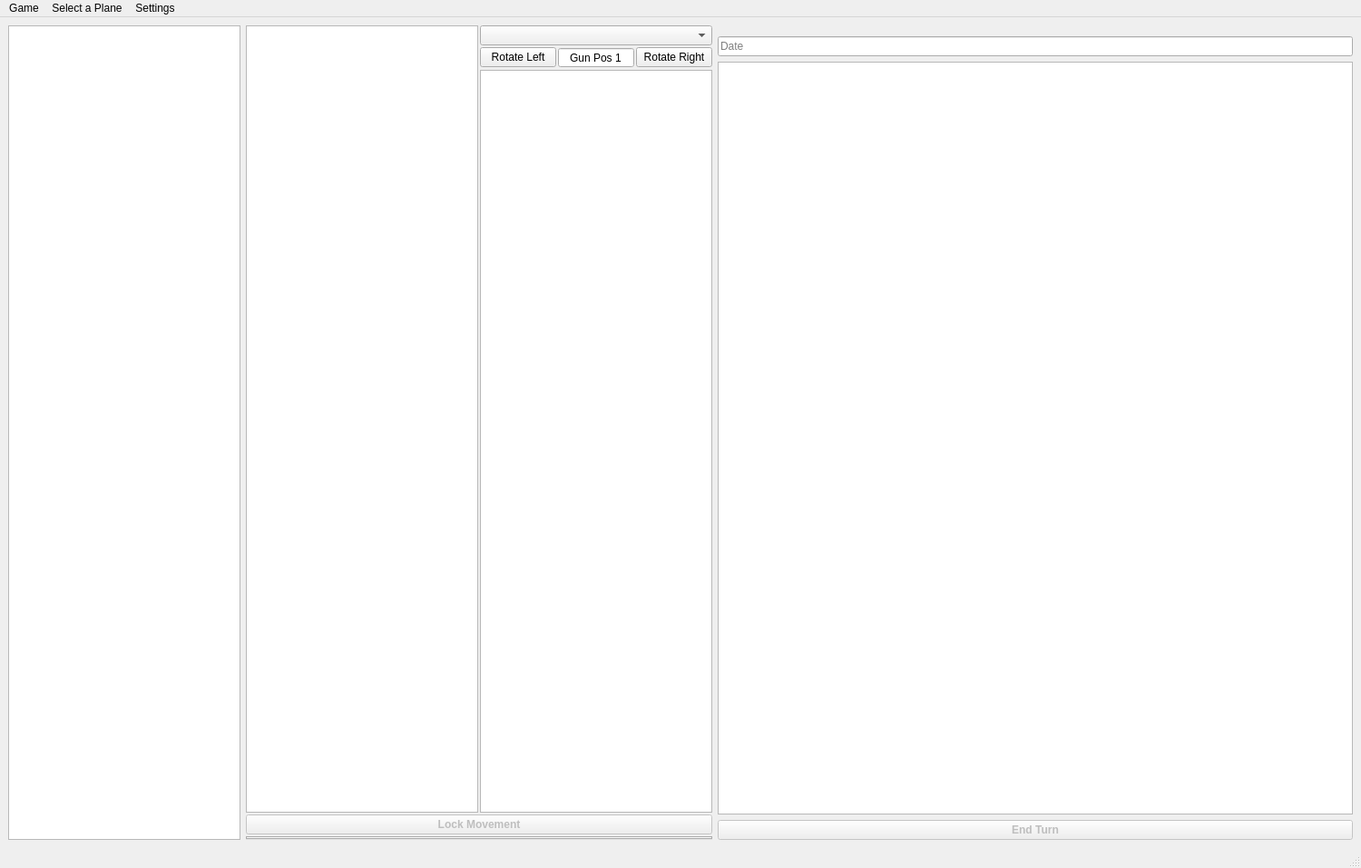
<?xml version="1.0" encoding="UTF-8"?>
<ui version="4.0">
 <class>MainWindow</class>
 <widget class="QMainWindow" name="MainWindow">
  <property name="geometry">
   <rect>
    <x>0</x>
    <y>0</y>
    <width>1500</width>
    <height>957</height>
   </rect>
  </property>
  <property name="windowTitle">
   <string>Canvas Eagles - Aircraft Maneuver Log</string>
  </property>
  <property name="unifiedTitleAndToolBarOnMac">
   <bool>true</bool>
  </property>
  <widget class="QWidget" name="centralwidget">
   <layout class="QGridLayout" name="gridLayout_4" columnstretch="0,0,1">
    <item row="0" column="2">
     <layout class="QGridLayout" name="gridLayout">
      <item row="1" column="1">
       <widget class="PlanePartDamageTracker" name="wing_grp" native="true"/>
      </item>
      <item row="1" column="0">
       <widget class="PlanePartDamageTracker" name="engine_grp" native="true"/>
      </item>
      <item row="2" column="0">
       <widget class="PlanePartDamageTracker" name="fuselage_grp" native="true"/>
      </item>
      <item row="2" column="1">
       <widget class="PlanePartDamageTracker" name="tail_grp" native="true"/>
      </item>
     </layout>
    </item>
    <item row="1" column="2">
     <widget class="QLineEdit" name="date">
      <property name="placeholderText">
       <string>Date</string>
      </property>
     </widget>
    </item>
    <item row="3" column="2">
     <widget class="QPushButton" name="next_turn_btn">
      <property name="enabled">
       <bool>false</bool>
      </property>
      <property name="font">
       <font>
        <weight>75</weight>
        <bold>true</bold>
       </font>
      </property>
      <property name="text">
       <string>End Turn</string>
      </property>
     </widget>
    </item>
    <item row="0" column="1" rowspan="4">
     <layout class="QGridLayout" name="gridLayout_3" rowstretch="1,0,0" columnstretch="0,1">
      <property name="spacing">
       <number>2</number>
      </property>
      <item row="0" column="0">
       <widget class="QGraphicsView" name="alt_control">
        <property name="minimumSize">
         <size>
          <width>192</width>
          <height>0</height>
         </size>
        </property>
        <property name="renderHints">
         <set>QPainter::Antialiasing|QPainter::TextAntialiasing</set>
        </property>
       </widget>
      </item>
      <item row="0" column="1">
       <layout class="QGridLayout" name="gridLayout_2">
        <property name="spacing">
         <number>2</number>
        </property>
        <item row="0" column="0" colspan="3">
         <widget class="QComboBox" name="firing_arc_selection"/>
        </item>
        <item row="1" column="0">
         <widget class="QPushButton" name="rotate_gun_left">
          <property name="text">
           <string>Rotate Left</string>
          </property>
         </widget>
        </item>
        <item row="1" column="1">
         <widget class="QSpinBox" name="gun_pos_spin">
          <property name="frame">
           <bool>true</bool>
          </property>
          <property name="alignment">
           <set>Qt::AlignCenter</set>
          </property>
          <property name="readOnly">
           <bool>true</bool>
          </property>
          <property name="buttonSymbols">
           <enum>QAbstractSpinBox::NoButtons</enum>
          </property>
          <property name="prefix">
           <string>Gun Pos </string>
          </property>
          <property name="minimum">
           <number>1</number>
          </property>
          <property name="maximum">
           <number>6</number>
          </property>
         </widget>
        </item>
        <item row="1" column="2">
         <widget class="QPushButton" name="rotate_gun_right">
          <property name="text">
           <string>Rotate Right</string>
          </property>
         </widget>
        </item>
        <item row="2" column="0" rowspan="2" colspan="3">
         <widget class="QGraphicsView" name="firing_arc_control">
          <property name="renderHints">
           <set>QPainter::Antialiasing|QPainter::TextAntialiasing</set>
          </property>
         </widget>
        </item>
       </layout>
      </item>
      <item row="1" column="0" colspan="2">
       <widget class="QPushButton" name="log_movement_btn">
        <property name="enabled">
         <bool>false</bool>
        </property>
        <property name="font">
         <font>
          <weight>75</weight>
          <bold>true</bold>
         </font>
        </property>
        <property name="text">
         <string>Lock Movement</string>
        </property>
       </widget>
      </item>
      <item row="2" column="0" colspan="2">
       <widget class="QTabWidget" name="crew_tab">
        <property name="enabled">
         <bool>false</bool>
        </property>
        <property name="currentIndex">
         <number>-1</number>
        </property>
       </widget>
      </item>
     </layout>
    </item>
    <item row="0" column="0" rowspan="4">
     <widget class="QGraphicsView" name="graphicsView">
      <property name="renderHints">
       <set>QPainter::Antialiasing|QPainter::TextAntialiasing</set>
      </property>
     </widget>
    </item>
    <item row="2" column="2">
     <widget class="QTreeView" name="turn_log">
      <property name="sizePolicy">
       <sizepolicy hsizetype="Expanding" vsizetype="MinimumExpanding">
        <horstretch>0</horstretch>
        <verstretch>0</verstretch>
       </sizepolicy>
      </property>
      <property name="minimumSize">
       <size>
        <width>400</width>
        <height>0</height>
       </size>
      </property>
      <property name="editTriggers">
       <set>QAbstractItemView::NoEditTriggers</set>
      </property>
      <property name="alternatingRowColors">
       <bool>true</bool>
      </property>
      <property name="selectionMode">
       <enum>QAbstractItemView::SingleSelection</enum>
      </property>
      <property name="rootIsDecorated">
       <bool>false</bool>
      </property>
      <property name="wordWrap">
       <bool>true</bool>
      </property>
      <property name="expandsOnDoubleClick">
       <bool>false</bool>
      </property>
     </widget>
    </item>
   </layout>
  </widget>
  <widget class="QMenuBar" name="menubar">
   <property name="geometry">
    <rect>
     <x>0</x>
     <y>0</y>
     <width>1500</width>
     <height>22</height>
    </rect>
   </property>
   <widget class="QMenu" name="game_menu">
    <property name="title">
     <string>Game</string>
    </property>
    <addaction name="actionCreate_plane"/>
    <addaction name="actionEdit_plane"/>
    <addaction name="actionLoad_Planes"/>
    <addaction name="actionQuit"/>
   </widget>
   <widget class="QMenu" name="select_plane_menu">
    <property name="title">
     <string>Select a Plane</string>
    </property>
   </widget>
   <widget class="QMenu" name="menuSettings">
    <property name="title">
     <string>Settings</string>
    </property>
    <addaction name="actionSet_Plane_Auto_Load_Location"/>
   </widget>
   <addaction name="game_menu"/>
   <addaction name="select_plane_menu"/>
   <addaction name="menuSettings"/>
  </widget>
  <widget class="QStatusBar" name="statusbar"/>
  <action name="actionReset">
   <property name="text">
    <string>Reset</string>
   </property>
  </action>
  <action name="actionQuit">
   <property name="text">
    <string>Quit</string>
   </property>
   <property name="menuRole">
    <enum>QAction::QuitRole</enum>
   </property>
  </action>
  <action name="actionLoad_Planes">
   <property name="text">
    <string>Load a Plane</string>
   </property>
  </action>
  <action name="actionCreate_plane">
   <property name="text">
    <string>Create a new plane</string>
   </property>
  </action>
  <action name="actionEdit_plane">
   <property name="text">
    <string>Edit an existing plane</string>
   </property>
  </action>
  <action name="actionDogfight">
   <property name="checkable">
    <bool>true</bool>
   </property>
   <property name="checked">
    <bool>true</bool>
   </property>
   <property name="text">
    <string>Dogfight</string>
   </property>
  </action>
  <action name="actionBombing_Run">
   <property name="checkable">
    <bool>true</bool>
   </property>
   <property name="text">
    <string>Bombing Run</string>
   </property>
  </action>
  <action name="actionScouting_Mission">
   <property name="checkable">
    <bool>true</bool>
   </property>
   <property name="text">
    <string>Scouting Mission</string>
   </property>
  </action>
  <action name="actionSet_Plane_Auto_Load_Location">
   <property name="text">
    <string>Set Auto-Load Location</string>
   </property>
  </action>
  <action name="actionSet_up_Crew">
   <property name="enabled">
    <bool>false</bool>
   </property>
   <property name="text">
    <string>Set-up Crew</string>
   </property>
  </action>
 </widget>
 <customwidgets>
  <customwidget>
   <class>PlanePartDamageTracker</class>
   <extends>QWidget</extends>
   <header>turn_logger/PlanePartDamageTracker.h</header>
   <container>1</container>
  </customwidget>
 </customwidgets>
 <resources/>
 <connections>
  <connection>
   <sender>actionQuit</sender>
   <signal>triggered()</signal>
   <receiver>MainWindow</receiver>
   <slot>close()</slot>
   <hints>
    <hint type="sourcelabel">
     <x>-1</x>
     <y>-1</y>
    </hint>
    <hint type="destinationlabel">
     <x>549</x>
     <y>474</y>
    </hint>
   </hints>
  </connection>
 </connections>
</ui>
